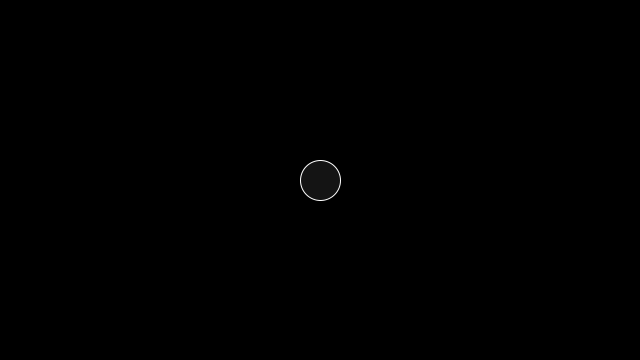
Frame 1 (no input)
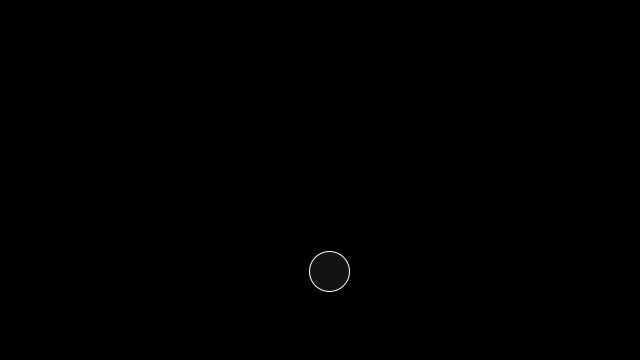
Frame 60 (the mouse pressed at the canvas centre just before this capture)
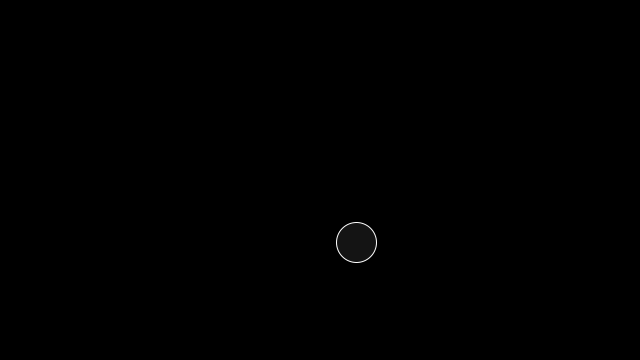
Frame 120 (the mouse held since frame 60 and released just before this capture)

The Processing sketch that drew these frames (run headless with seeded random() and noise(); from frame 60 on, the mouse is pressed at the canvas centre):

// Processing sketch: ex1_creating_forces
// ── ex1_creating_forces.pde
/*
  Exercise 11 - Interactive Acceleration
*/

Mover m;

void setup() {
  size(640, 360);
  m = new Mover();
}


void draw() {
  background(0);
  m.applyForce(m.wind);
  m.applyForce(m.gravity);
  m.checkEdges();
  m.update();
  m.display();
}

// ── Mover.pde
class Mover {
 PVector wind, gravity, loc, vel, acc;
 int topSpeed = 5, size = 40, mass = 2;
 
 Mover() {
   loc = new PVector(width/2, height/2);
   vel = new PVector(0,0);
   acc = new PVector(0,0);
   wind = new PVector(0.01,0);
   gravity = new PVector(0,0.1);
 }
 
 void update() {
   vel.add(acc);
   vel.limit(topSpeed);
   loc.add(vel);
   acc.mult(0);
 }
 
 void applyForce(PVector force) {
  PVector f = PVector.div(force,mass);
  acc.add(f);
 }
 
 void checkEdges() {
    if (loc.x > width) {
      loc.x = width;
      vel.x *= -1;
    } else if (loc.x < 0) {
      vel.x *= -1;
      loc.x = 0;
    }
    
    if (loc.y > height) {
      vel.y *= -1;
      loc.y = height;
    }
 }
 
 void display() {
   stroke(255);
   fill(255, 20);
   ellipse(loc.x,loc.y,size,size);
 }
}
